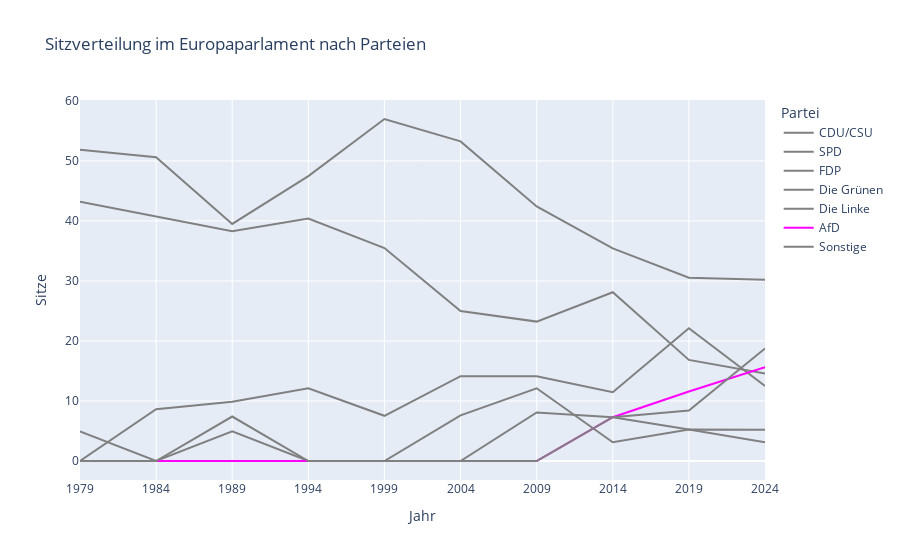

Notebook code for this chart:
### Code cell
partei_farben_cdu = {
    'CDU/CSU': 'grey',
    'SPD': 'gray',
    'FDP': 'gray',
    'Die Grünen': 'gray',
    'Die Linke': 'gray',
    'AfD': 'magenta',
    'Sonstige': 'gray'
}
fig = px.line(df_long, x='Jahr', y='Anteil der Stimmen (%)', color='Partei', title='Sitzverteilung im Europaparlament nach Parteien', color_discrete_map=partei_farben_cdu)

fig.update_layout(
    legend_title='Partei',
    xaxis_title='Jahr',
    yaxis_title='Sitze',
    xaxis=dict(
        dtick=5,
        tick0=1979  
    )
)
fig.show()

### Figure 1 — Plotly figure (JSON) as saved in the notebook; plotly's stock layout.template omitted (floating-point values rounded to 4 significant figures)
{"data": [{"hovertemplate": "Partei=CDU/CSU<br>Jahr=%{x}<br>Anteil der Stimmen (%)=%{y}<extra></extra>", "legendgroup": "CDU/CSU", "line": {"color": "grey", "dash": "solid"}, "marker": {"symbol": "circle"}, "mode": "lines", "name": "CDU/CSU", "orientation": "v", "showlegend": true, "type": "scatter", "x": [1979, 1984, 1989, 1994, 1999, 2004, 2009, 2014, 2019, 2024], "xaxis": "x", "y": [51.85, 50.62, 39.51, 47.47, 56.99, 53.26, 42.42, 35.42, 30.53, 30.21], "yaxis": "y"}, {"hovertemplate": "Partei=SPD<br>Jahr=%{x}<br>Anteil der Stimmen (%)=%{y}<extra></extra>", "legendgroup": "SPD", "line": {"color": "gray", "dash": "solid"}, "marker": {"symbol": "circle"}, "mode": "lines", "name": "SPD", "orientation": "v", "showlegend": true, "type": "scatter", "x": [1979, 1984, 1989, 1994, 1999, 2004, 2009, 2014, 2019, 2024], "xaxis": "x", "y": [43.21, 40.74, 38.27, 40.4, 35.48, 25, 23.23, 28.12, 16.84, 14.58], "yaxis": "y"}, {"hovertemplate": "Partei=FDP<br>Jahr=%{x}<br>Anteil der Stimmen (%)=%{y}<extra></extra>", "legendgroup": "FDP", "line": {"color": "gray", "dash": "solid"}, "marker": {"symbol": "circle"}, "mode": "lines", "name": "FDP", "orientation": "v", "showlegend": true, "type": "scatter", "x": [1979, 1984, 1989, 1994, 1999, 2004, 2009, 2014, 2019, 2024], "xaxis": "x", "y": [4.94, 0, 4.94, 0, 0, 7.61, 12.12, 3.12, 5.26, 5.21], "yaxis": "y"}, {"hovertemplate": "Partei=Die Grünen<br>Jahr=%{x}<br>Anteil der Stimmen (%)=%{y}<extra></extra>", "legendgroup": "Die Grünen", "line": {"color": "gray", "dash": "solid"}, "marker": {"symbol": "circle"}, "mode": "lines", "name": "Die Grünen", "orientation": "v", "showlegend": true, "type": "scatter", "x": [1979, 1984, 1989, 1994, 1999, 2004, 2009, 2014, 2019, 2024], "xaxis": "x", "y": [0, 8.64, 9.88, 12.12, 7.53, 14.13, 14.14, 11.46, 22.11, 12.5], "yaxis": "y"}, {"hovertemplate": "Partei=Die Linke<br>Jahr=%{x}<br>Anteil der Stimmen (%)=%{y}<extra></extra>", "legendgroup": "Die Linke", "line": {"color": "gray", "dash": "solid"}, "marker": {"symbol": "circle"}, "mode": "lines", "name": "Die Linke", "orientation": "v", "showlegend": true, "type": "scatter", "x": [1979, 1984, 1989, 1994, 1999, 2004, 2009, 2014, 2019, 2024], "xaxis": "x", "y": [0, 0, 0, 0, 0, 0, 8.08, 7.29, 5.26, 3.12], "yaxis": "y"}, {"hovertemplate": "Partei=AfD<br>Jahr=%{x}<br>Anteil der Stimmen (%)=%{y}<extra></extra>", "legendgroup": "AfD", "line": {"color": "magenta", "dash": "solid"}, "marker": {"symbol": "circle"}, "mode": "lines", "name": "AfD", "orientation": "v", "showlegend": true, "type": "scatter", "x": [1979, 1984, 1989, 1994, 1999, 2004, 2009, 2014, 2019, 2024], "xaxis": "x", "y": [0, 0, 0, 0, 0, 0, 0, 7.29, 11.58, 15.62], "yaxis": "y"}, {"hovertemplate": "Partei=Sonstige<br>Jahr=%{x}<br>Anteil der Stimmen (%)=%{y}<extra></extra>", "legendgroup": "Sonstige", "line": {"color": "gray", "dash": "solid"}, "marker": {"symbol": "circle"}, "mode": "lines", "name": "Sonstige", "orientation": "v", "showlegend": true, "type": "scatter", "x": [1979, 1984, 1989, 1994, 1999, 2004, 2009, 2014, 2019, 2024], "xaxis": "x", "y": [0, 0, 7.41, 0, 0, 0, 0, 7.29, 8.42, 18.75], "yaxis": "y"}], "layout": {"legend": {"title": {"text": "Partei"}, "tracegroupgap": 0}, "title": {"text": "Sitzverteilung im Europaparlament nach Parteien"}, "xaxis": {"anchor": "y", "domain": [0, 1], "dtick": 5, "tick0": 1979, "title": {"text": "Jahr"}}, "yaxis": {"anchor": "x", "domain": [0, 1], "title": {"text": "Sitze"}}}}
